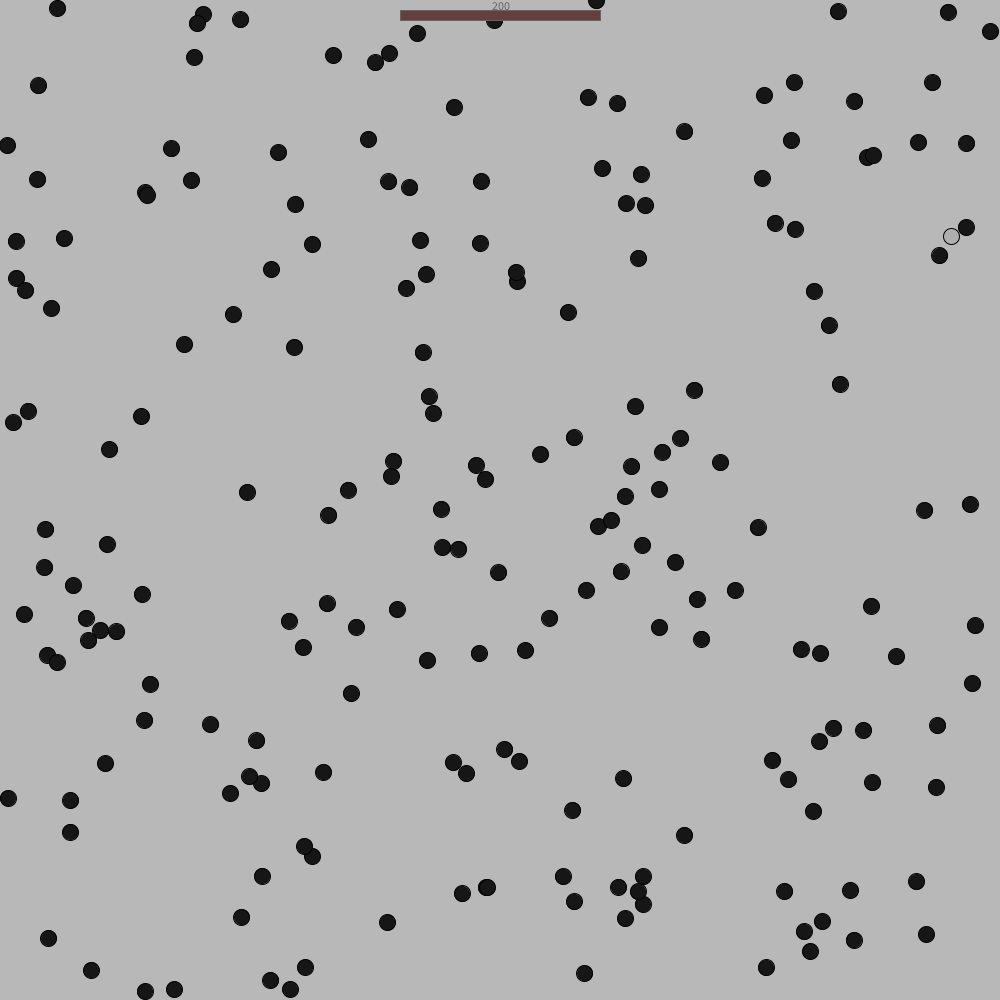
Frame 1 (no input)
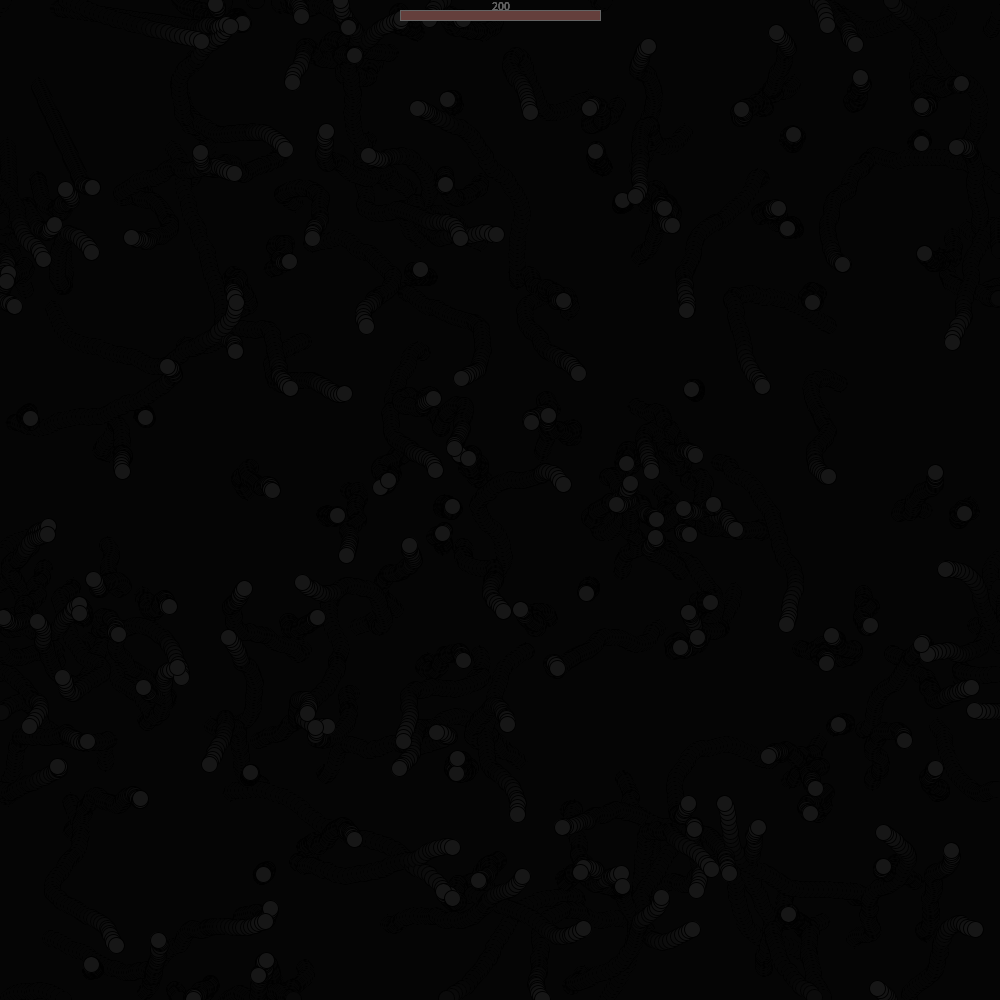
Frame 60 (the mouse pressed at the canvas centre just before this capture)
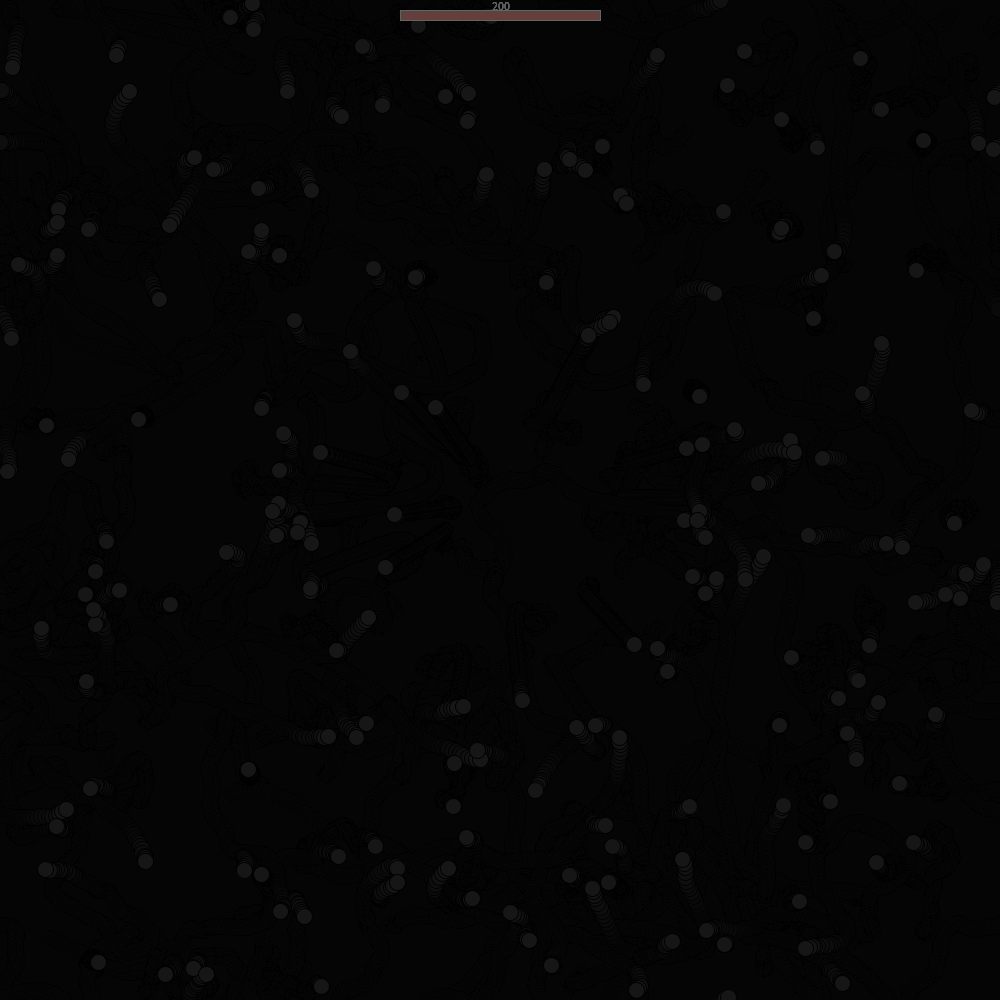
Frame 120 (the mouse held since frame 60 and released just before this capture)

The Processing sketch that drew these frames (run headless with seeded random() and noise(); from frame 60 on, the mouse is pressed at the canvas centre):

// Processing sketch: CatGame6
// ── CatGame6.pde
int nMover = 200;
Mover [] m = new Mover[200];
boolean clicked = false;
int living = nMover;
void setup()
{
  size(1000,1000);
  //fullScreen();
  for(int i = 0; i < nMover; i = i +1)
  {
  m[i] = new Mover();
}
}

void draw()
{
 noStroke();
 fill(0,0,0,25);
 rect(0,0,width,height);
  for(int i = 0; i < m.length; i = i +1)
  {
  m[i].update();
  m[i].check();
  m[i].display();
}
hud();
}
void hud()
{
  translate(width/2,10);
  fill(color(0,0,100));
  textAlign(CENTER);
  text(living,0,0);
  translate(-nMover/2,0);
  fill(color(living/10,100,100));
  rect(0,0,living,10);
  noFill();
  stroke(color(0,0,100));
  rect(0,0,nMover,10);
  



}


void drawMe()
{
  noStroke();
  fill(255,0,100);
  circle(mouseX,mouseY,60);
}

void mousePressed()
{ 
  for(int i = 0; i < m.length; i = i +1)
  {
  m[i].bite(mouseX,mouseY);
}
}

// ── mover.pde
class Mover
{
  PVector location = new PVector(0,0);
  PVector velocity = new PVector(0,0);
  PVector acceleration1 = new PVector(0,0);
  PVector acceleration2 = new PVector(0,0);
  float max_speed = random(.5,5);
  float max_acceleration = random(.1,1);
  boolean live = true;
 // float count = 150;
  //float newCount;
  float dist = 0; //dist from mouse
  
  Mover()
  {
    this.location.x = random(width);
    this.location.y = random(height);
  }
  
  void update() 
  {
    if(live)
    {
      PVector mouse = new PVector(mouseX,mouseY);
      PVector dir = PVector.sub(mouse,location);
       dist = dir.mag();
      
      //if(dist<30) count = count-1; newCount = count;
     
      
      dir.normalize();
      dir.mult((max_acceleration* -1));
      acceleration1=dir;
    
        acceleration2 = PVector.random2D();
      if(this.dist<200)
      {
     velocity.add(acceleration1);
      }
      else
      {
        velocity.add(acceleration2);
      }
   
   
      velocity.limit(max_speed);
      location.add(velocity);
  }
  }
  
  void bite(int x, int y)
  {
 
 // if(this.dist<30) this.live = false; 
  if(live)
    {
      if(this.dist < 30)
      {
      this.live = false;
      
        living = living-1;
      
      }
  //if(newCount<75) max_speed = random(.75,7); max_acceleration = random(.15,1.5);
 // if(newCount<37) max_speed = random(1,10); max_acceleration = random(.2,2);
  //if(newCount<19) max_speed = random(1.5,15); max_acceleration = random(.25,2.5);
  //if(newCount<9) max_speed = random(2,20); max_acceleration = random(.3,3);
  //if(newCount<5) max_speed = random(2.5,25); max_acceleration = random(.35,3.5);
  //if(newCount<3) max_speed = random(3,30); max_acceleration = random(.4,4);
  //if(newCount<2) max_speed = random(3.5,35); max_acceleration = random(.45,4.5);
  
  
  }
  
  }
  
  void check()
   {
   if(live)
    
  {
    if(location.x < 0) location.x = width;
    if(location.x > width) location.x = 0;
    if(location.y < 0) location.y = height;
    if(location.y > height) location.y = 0;
  }
   }
 
  void display() 
  {
    stroke(0);
    if (this.live) fill(175);
    //fill(color(random(255)));
    circle(location.x,location.y,16);
    //stroke (1);
    colorMode(HSB,width+height, 255,255);
    //circle(mouseX,mouseY, 400);
    //println(newCount);
    }
   }
